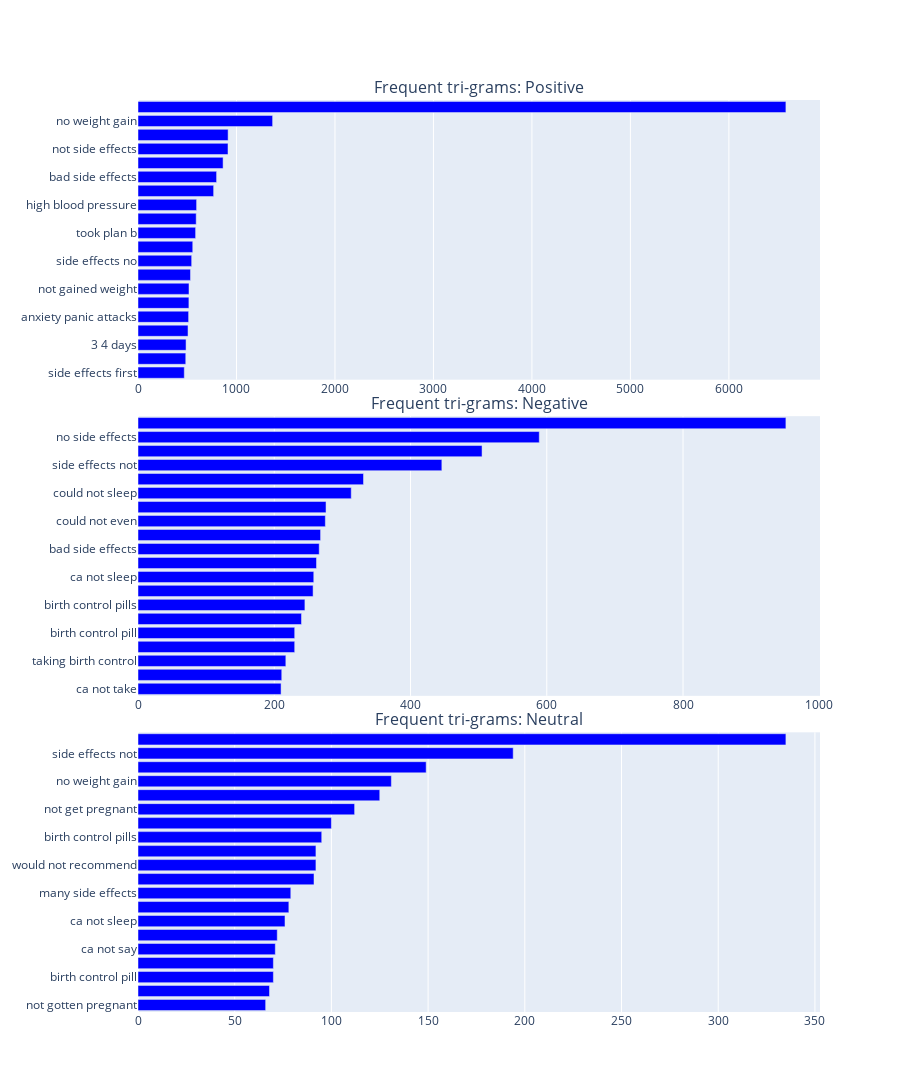

Notebook code cell kept with this figure:
### Markdown cell above
Below chart shows the top trigrams occured in the entire corpus for each label category

### Code cell
plot_grams(3, "tri-grams")

### Figure 1 — Plotly figure (JSON) as saved in the notebook; plotly's stock layout.template omitted (floating-point values rounded to 4 significant figures)
{"data": [{"marker": {"color": "blue"}, "orientation": "h", "showlegend": false, "type": "bar", "x": [470, 485, 488, 508, 514, 517, 518, 533, 545, 556, 585, 591, 595, 768, 798, 864, 914, 915, 1367, 6579], "xaxis": "x", "y": ["side effects first", "could not sleep", "3 4 days", "side effects except", "anxiety panic attacks", "3 times day", "not gained weight", "would recommend anyone", "side effects no", "no mood swings", "took plan b", "birth control pills", "high blood pressure", "negative side effects", "bad side effects", "feel much better", "not side effects", "side effects not", "no weight gain", "no side effects"], "yaxis": "y"}, {"marker": {"color": "blue"}, "orientation": "h", "showlegend": false, "type": "bar", "x": [210, 211, 217, 230, 230, 240, 245, 257, 258, 262, 266, 268, 275, 276, 313, 331, 446, 505, 589, 951], "xaxis": "x2", "y": ["ca not take", "horrible side effects", "taking birth control", "high blood pressure", "birth control pill", "not go away", "birth control pills", "ca not wait", "ca not sleep", "ca not even", "bad side effects", "not get pregnant", "could not even", "could not get", "could not sleep", "not recommend anyone", "side effects not", "no sex drive", "no side effects", "would not recommend"], "yaxis": "y2"}, {"marker": {"color": "blue"}, "orientation": "h", "showlegend": false, "type": "bar", "x": [66, 68, 70, 70, 71, 72, 76, 78, 79, 91, 92, 92, 95, 100, 112, 125, 131, 149, 194, 335], "xaxis": "x3", "y": ["not gotten pregnant", "not feel like", "birth control pill", "try something else", "ca not say", "birth control not", "ca not sleep", "not side effects", "many side effects", "ortho tri cyclen", "would not recommend", "taking birth control", "birth control pills", "high blood pressure", "not get pregnant", "bad side effects", "no weight gain", "no sex drive", "side effects not", "no side effects"], "yaxis": "y3"}], "layout": {"annotations": [{"font": {"size": 16}, "showarrow": false, "text": "Frequent tri-grams: Positive", "x": 0.5, "xanchor": "center", "xref": "paper", "y": 1, "yanchor": "bottom", "yref": "paper"}, {"font": {"size": 16}, "showarrow": false, "text": "Frequent tri-grams: Negative", "x": 0.5, "xanchor": "center", "xref": "paper", "y": 0.6533, "yanchor": "bottom", "yref": "paper"}, {"font": {"size": 16}, "showarrow": false, "text": "Frequent tri-grams: Neutral", "x": 0.5, "xanchor": "center", "xref": "paper", "y": 0.3067, "yanchor": "bottom", "yref": "paper"}], "height": 1200, "width": 900, "xaxis": {"anchor": "y", "domain": [0, 1]}, "xaxis2": {"anchor": "y2", "domain": [0, 1]}, "xaxis3": {"anchor": "y3", "domain": [0, 1]}, "yaxis": {"anchor": "x", "domain": [0.6933, 1]}, "yaxis2": {"anchor": "x2", "domain": [0.3467, 0.6533]}, "yaxis3": {"anchor": "x3", "domain": [0, 0.3067]}}}
